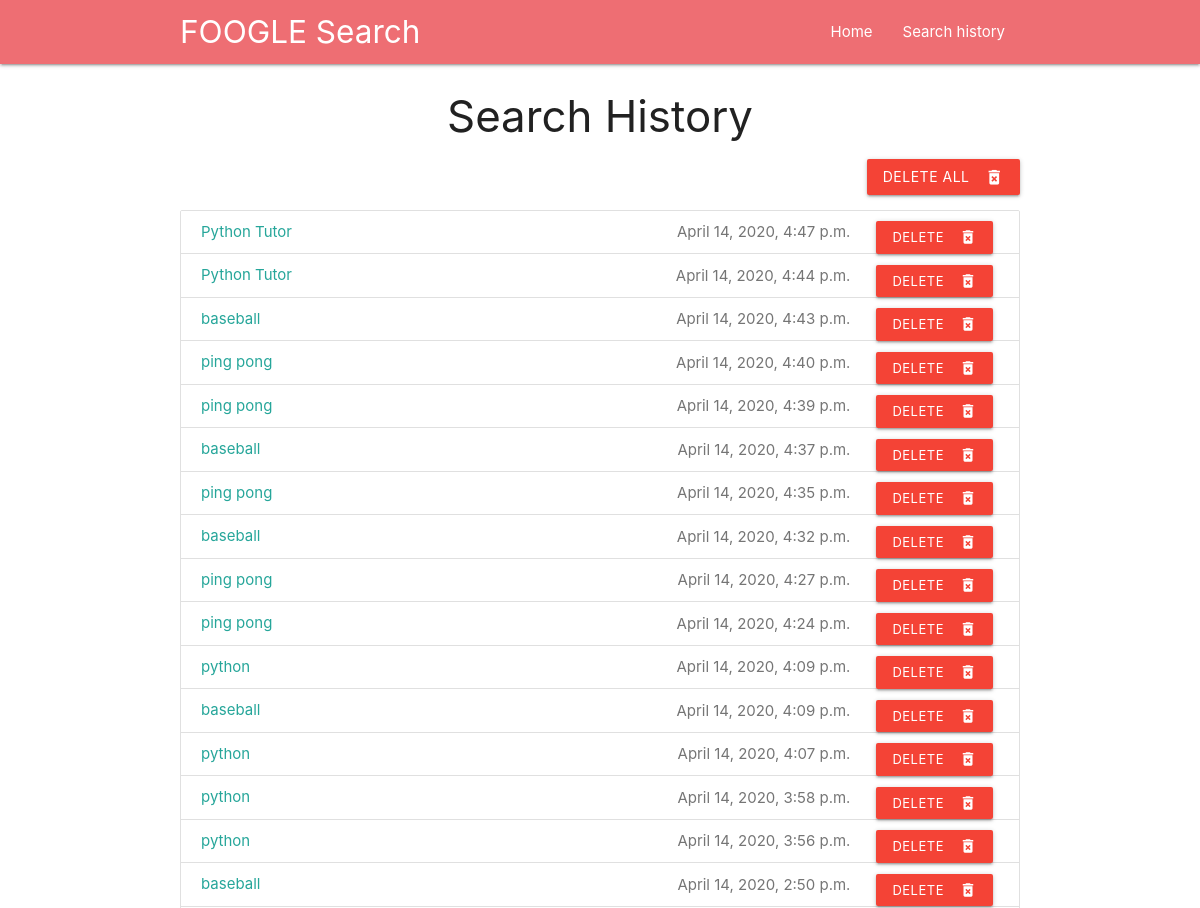
/search_history (upper part), run on an earlier commit of the app's database.
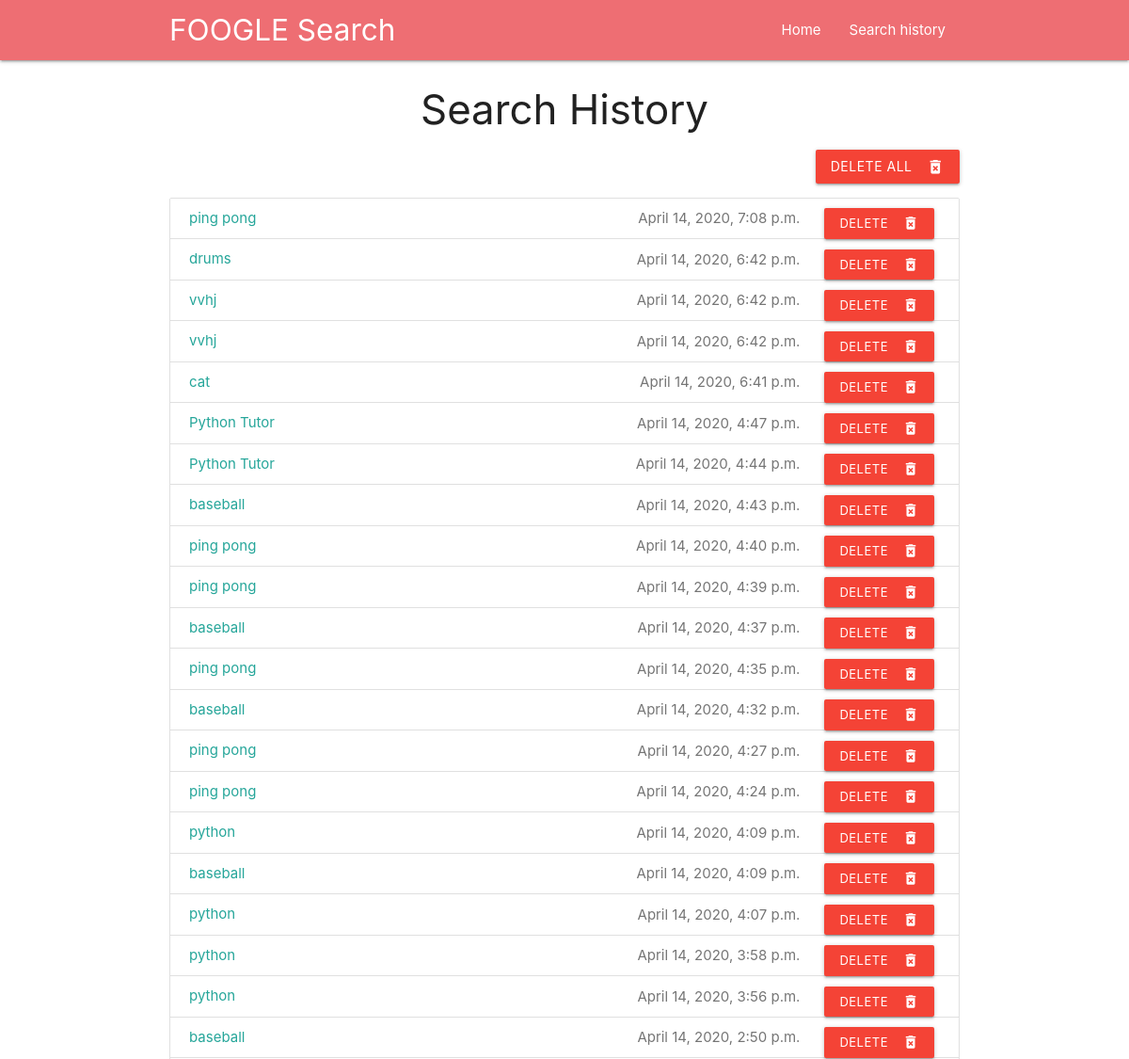
And on a later commit of the database.
### my_app/models.py (models this page shows, shortened)
class Search(models.Model):
    search = models.CharField(max_length=500)
    created = models.DateTimeField()
    class Meta:
        verbose_name_plural = 'Searches'

### my_app/views.py (the view)
# urls.py: path('search_history', views.search_history, name='search_history'),
def search_history(request):
    data = Search.objects.all().order_by('-created')
    stuff_for_front_end = {
        'history' : data,
    }
    return render(request, 'my_app/search_history.html',stuff_for_front_end)

### templates/my_app/search_history.html (shortened to what this page needs)
{% extends 'base.html' %}
{% block content %}
<h3 style='text-align: center'>Search History </h3>
{% if history %}
<form action="delete_all_history" method="post">
        <div class="right-align">
            <button class="btn waves-effect waves-light red" type="submit" name="action">Delete ALL
            <i class="material-icons right">delete_forever</i>
            </button>
        </div>
</form>
    <div class="collection">
        {% for data in history %}
            <a href="goto/{{ data.search }}" class="collection-item">
                <span class="badge">
                    <form action="delete_history/{{ data.id }}" method="post">
                        <button class="btn waves-effect waves-light btn-small red" type="submit" name="action">Delete
                            <i class="material-icons right">delete_forever</i>
                        </button>
                    </form>
                </span>
                <span class="badge">{{ data.created }}</span>{{ data.search }}
            </a>
        {% endfor %}
    </div>
{% else %}
<div class="center-align">
<i class="large material-icons center" style="color: green">restore</i>
<h5>Go see the sites! The pages you visit will show up here..</h5>
</div>
{% endif %}
{% endblock content %}

What changed in the data, as far as the page shows it:
added Search: created "April 14, 2020, 7:08 p.m.", search "ping pong"
added Search: created "April 14, 2020, 6:42 p.m.", search "drums"
added Search: created "April 14, 2020, 6:42 p.m.", search "vvhj"
added Search: created "April 14, 2020, 6:42 p.m.", search "vvhj"
added Search: created "April 14, 2020, 6:41 p.m.", search "cat"
